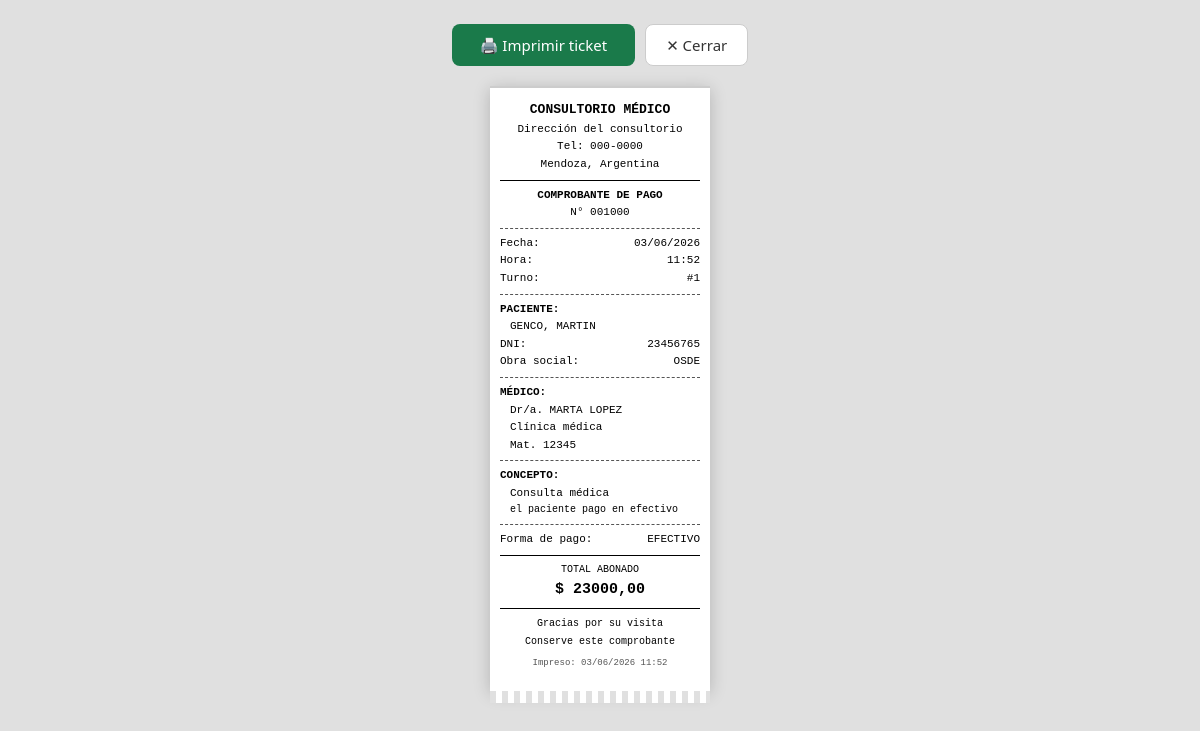
The app's page /facturacion/ticket/1/print/ (signed in) with its own data.
### facturacion/models.py (models this page shows, shortened)
class Pago(models.Model):
    FORMA_PAGO = [
        ('efectivo',      'Efectivo'),
        ('tarjeta_deb',   'Tarjeta débito'),
        ('tarjeta_cred',  'Tarjeta crédito'),
        ('transferencia', 'Transferencia'),
        ('obra_social',   'Obra social'),
        ('sin_cargo',     'Sin cargo'),
    ]
    turno      = models.OneToOneField('consulta.Turno', on_delete=models.CASCADE,
                                       related_name='pago')
    concepto   = models.CharField(max_length=200, default='Consulta médica')
    monto      = models.DecimalField(max_digits=10, decimal_places=2)
    forma_pago = models.CharField(max_length=20, choices=FORMA_PAGO, default='efectivo')
    fecha      = models.DateTimeField(default=timezone.now)
    impreso    = models.BooleanField(default=False)
    nro_recibo = models.PositiveIntegerField(unique=True, editable=False)
    observaciones = models.TextField(blank=True)
    class Meta:
        verbose_name = 'Pago'
        verbose_name_plural = 'Pagos'
        ordering = ['-fecha']

### consulta/models.py (models this page shows, shortened)
class Turno(models.Model):
    ESTADO_CHOICES = [
        ('espera', 'En espera'),
        ('llamado', 'Llamado'),
        ('atencion', 'En atención'),
        ('finalizado', 'Finalizado'),
        ('cancelado', 'Cancelado'),
    ]
    paciente = models.ForeignKey('pacientes.Paciente', on_delete=models.CASCADE,
                                  related_name='turnos')
    signos = models.OneToOneField('pacientes.SignosVitales', on_delete=models.SET_NULL,
                                   null=True, blank=True, related_name='turno')
    medico = models.ForeignKey('cuentas.Usuario', on_delete=models.SET_NULL,
                                null=True, blank=True, related_name='turnos_asignados',
                                limit_choices_to={'rol': 'medico'})
    estado = models.CharField(max_length=15, choices=ESTADO_CHOICES, default='espera')
    fecha_hora = models.DateTimeField(default=timezone.now)
    hora_llamado = models.DateTimeField(null=True, blank=True)
    hora_inicio_atencion = models.DateTimeField(null=True, blank=True)
    hora_fin = models.DateTimeField(null=True, blank=True)
    numero = models.PositiveIntegerField()  # número de orden del día
    class Meta:
        verbose_name = 'Turno'
        verbose_name_plural = 'Turnos'
        ordering = ['fecha_hora']

### pacientes/models.py (models this page shows, shortened)
class Paciente(models.Model):
    SEXO_CHOICES = [('M', 'Masculino'), ('F', 'Femenino'), ('O', 'Otro')]
    SANGRE_CHOICES = [
        ('A+', 'A+'), ('A-', 'A-'), ('B+', 'B+'), ('B-', 'B-'),
        ('AB+', 'AB+'), ('AB-', 'AB-'), ('O+', 'O+'), ('O-', 'O-'),
    ]
    dni = models.CharField(max_length=20, unique=True, verbose_name='DNI / Cédula')
    apellido = models.CharField(max_length=100)
    nombre = models.CharField(max_length=100)
    fecha_nacimiento = models.DateField()
    sexo = models.CharField(max_length=1, choices=SEXO_CHOICES)
    grupo_sanguineo = models.CharField(max_length=3, choices=SANGRE_CHOICES, blank=True)
    telefono = models.CharField(max_length=30, blank=True)
    email = models.EmailField(blank=True)
    domicilio = models.CharField(max_length=200, blank=True)
    ciudad = models.CharField(max_length=100, blank=True)
    alergias = models.TextField(blank=True)
    antecedentes = models.TextField(blank=True)
    medicacion_habitual = models.TextField(blank=True)
    obra_social = models.CharField(max_length=100, blank=True)
    nro_afiliado = models.CharField(max_length=50, blank=True)
    activo = models.BooleanField(default=True)
    creado = models.DateTimeField(auto_now_add=True)
    actualizado = models.DateTimeField(auto_now=True)
    class Meta:
        verbose_name = 'Paciente'
        verbose_name_plural = 'Pacientes'
        ordering = ['apellido', 'nombre']
    @property
    def nombre_completo(self):
        return f"{self.apellido}, {self.nombre}"

### cuentas/models.py (models this page shows, shortened)
class Usuario(AbstractUser):
    ROL_CHOICES = [
        ('admin', 'Administrador'),
        ('medico', 'Médico'),
        ('recepcion', 'Recepción'),
    ]
    rol = models.CharField(max_length=20, choices=ROL_CHOICES, default='recepcion')
    telefono = models.CharField(max_length=20, blank=True)
    especialidad = models.CharField(max_length=100, blank=True,
                                    help_text="Solo para médicos")
    matricula = models.CharField(max_length=50, blank=True,
                                 help_text="Matrícula profesional del médico")
    class Meta:
        verbose_name = 'Usuario'
        verbose_name_plural = 'Usuarios'

### facturacion/views.py (the view)
# urls.py: path('ticket/<int:pago_id>/print/',views.ticket_imprimir, name='ticket_print'),
@login_required
def ticket_imprimir(request, pago_id):
    pago = get_object_or_404(Pago, pk=pago_id)
    consultorio = {
        'nombre':    'Consultorio Médico',
        'direccion': 'Dirección del consultorio',
        'telefono':  'Tel: 000-0000',
        'ciudad':    'Mendoza, Argentina',
    }
    return render(request, 'facturacion/ticket_print.html', {
        'pago': pago,
        'consultorio': consultorio,
    })

### templates/facturacion/ticket_print.html (shortened to what this page needs)
<!DOCTYPE html>
<html lang="es">
<head>
</head>
<body>
  <div class="pantalla-btns">
    <button class="btn-imprimir" onclick="window.print()">
      🖨️ Imprimir ticket
    </button>
    <button class="btn-cerrar" onclick="window.close()">
      ✕ Cerrar
    </button>
  </div>
  <div class="ticket">
    <div class="t-center">
      <div class="bold big">{{ consultorio.nombre|upper }}</div>
      <div>{{ consultorio.direccion }}</div>
      <div>{{ consultorio.telefono }}</div>
      <div>{{ consultorio.ciudad }}</div>
    </div>
    <hr class="sep-solid">
    <div class="t-center">
      <div class="bold">COMPROBANTE DE PAGO</div>
      <div>N° {{ pago.nro_recibo|stringformat:"06d" }}</div>
    </div>
    <hr class="sep-dashed">
    <div class="row-data">
      <span>Fecha:</span>
      <span>{{ pago.fecha|date:"d/m/Y" }}</span>
    </div>
    <div class="row-data">
      <span>Hora:</span>
      <span>{{ pago.fecha|date:"H:i" }}</span>
    </div>
    <div class="row-data">
      <span>Turno:</span>
      <span>#{{ pago.turno.numero }}</span>
    </div>
    <hr class="sep-dashed">
    <div class="bold">PACIENTE:</div>
    <div class="indent">{{ pago.turno.paciente.nombre_completo|upper }}</div>
    <div class="row-data">
      <span>DNI:</span>
      <span>{{ pago.turno.paciente.dni }}</span>
    </div>
    {% if pago.turno.paciente.obra_social %}
    <div class="row-data">
      <span>Obra social:</span>
      <span>{{ pago.turno.paciente.obra_social }}</span>
    </div>
    {% endif %}
    <hr class="sep-dashed">
    {% if pago.turno.medico %}
    <div class="bold">MÉDICO:</div>
    <div class="indent">Dr/a. {{ pago.turno.medico.get_full_name|upper }}</div>
    {% if pago.turno.medico.especialidad %}
    <div class="indent">{{ pago.turno.medico.especialidad }}</div>
    {% endif %}
    {% if pago.turno.medico.matricula %}
    <div class="indent">Mat. {{ pago.turno.medico.matricula }}</div>
    {% endif %}
    <hr class="sep-dashed">
    {% endif %}
    <div class="bold">CONCEPTO:</div>
    <div class="indent">{{ pago.concepto }}</div>
    {% if pago.observaciones %}
    <div class="indent" style="font-size:10px">{{ pago.observaciones }}</div>
    {% endif %}
    <hr class="sep-dashed">
    <div class="row-data">
      <span>Forma de pago:</span>
      <span>{{ pago.get_forma_pago_display|upper }}</span>
    </div>
    <hr class="sep-solid">
    <div class="t-center" style="margin: 6px 0">
      <div style="font-size:10px">TOTAL ABONADO</div>
      <div class="total">$ {{ pago.monto|floatformat:2 }}</div>
    </div>
    <hr class="sep-solid">
    <div class="t-center" style="font-size:10px; margin-top:6px; line-height:1.8">
      <div>Gracias por su visita</div>
      <div>Conserve este comprobante</div>
      <div style="margin-top:4px; font-size:9px; color:#555">
        Impreso: {{ pago.fecha|date:"d/m/Y H:i" }}
      </div>
    </div>
  </div>
  <div class="corte"></div>
</body>
</html>

### templates/facturacion/ticket_print.html (style rules this page uses)
* { margin: 0; padding: 0; box-sizing: border-box; }
body { background: #e0e0e0; display: flex; flex-direction: column; align-items: center; padding: 24px 16px; font-family: 'Courier New', Courier, monospace; }
.pantalla-btns { display: flex; gap: 10px; margin-bottom: 20px; }
.btn-imprimir { background: #1a7a4a; color: #fff; border: none; padding: 10px 28px; border-radius: 8px; font-size: 15px; cursor: pointer; font-family: 'Segoe UI', sans-serif; }
.btn-cerrar { background: #fff; color: #333; border: 1px solid #ccc; padding: 10px 20px; border-radius: 8px; font-size: 15px; cursor: pointer; font-family: 'Segoe UI', sans-serif; }
.ticket { width: 220px; background: #fff; padding: 12px 10px 20px; font-size: 11px; line-height: 1.6; color: #000; box-shadow: 0 3px 16px rgba(0,0,0,.2); border-top: 2px solid #ccc; }
.t-center { text-align: center; }
.bold { font-weight: bold; }
.big { font-size: 13px; }
.total { font-size: 15px; font-weight: bold; }
.sep-solid { border: none; border-top: 1px solid #000; margin: 6px 0; }
.sep-dashed { border: none; border-top: 1px dashed #555; margin: 6px 0; }
.indent { padding-left: 10px; }
.row-data { display: flex; justify-content: space-between; }
.corte { width: 220px; height: 12px; background: repeating-linear-gradient( 90deg, #e0e0e0 0px, #e0e0e0 6px, #fff 6px, #fff 12px ); }

### records on screen
Pago: nro_recibo "001000", fecha "03/06/2026", fecha "11:52", turno.numero "1", turno.paciente.nombre_completo "GENCO, MARTIN", turno.paciente.dni "23456765", turno.paciente.obra_social "OSDE", turno.medico.get_full_name "MARTA LOPEZ", turno.medico.especialidad "Clínica médica", turno.medico.matricula "12345", concepto "Consulta médica", observaciones "el paciente pago en efectivo", forma_pago "EFECTIVO", monto "23000,00", fecha "03/06/2026 11:52"

### other values on screen
{{ consultorio.nombre|upper }} "CONSULTORIO MÉDICO"
{{ consultorio.direccion }} "Dirección del consultorio"
{{ consultorio.telefono }} "Tel: 000-0000"
{{ consultorio.ciudad }} "Mendoza, Argentina"
